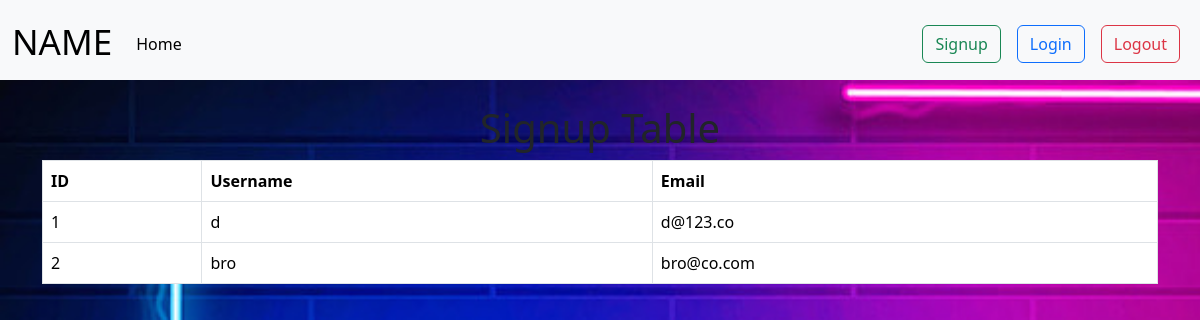
The page / (signed in) on the database as committed earlier.
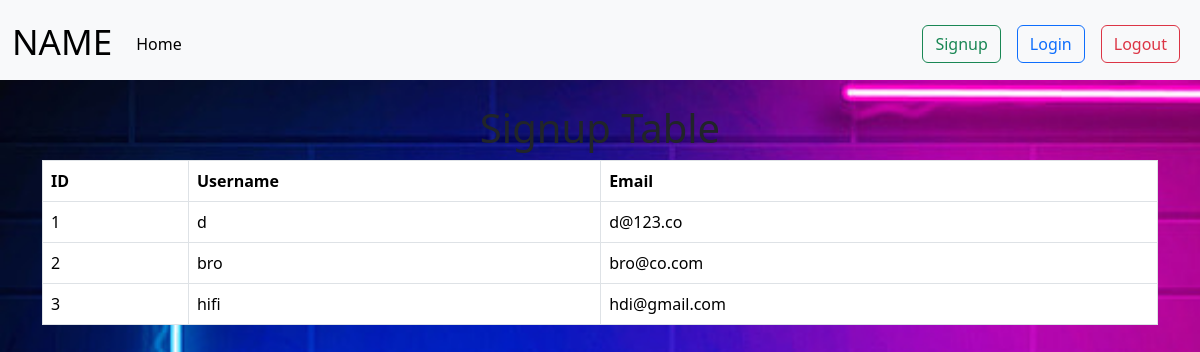
The same page on the database as committed later.
### tables this page shows
CREATE TABLE "signup" (
	"id"	INTEGER,
	"username"	TEXT NOT NULL,
	"email"	TEXT NOT NULL,
	"password"	TEXT NOT NULL,
	PRIMARY KEY("id" AUTOINCREMENT)
);

### index.php (the view, shortened to what this page needs)
<?php
include "connection.php";
$query = "SELECT id, username, email FROM signup";
$result = $conn->query($query);
?>
<!DOCTYPE html>
<html lang="en">
<head>
    <link href="https://cdn.jsdelivr.net/npm/bootstrap@5.3.2/dist/css/bootstrap.min.css" rel="stylesheet">
    <link rel="stylesheet" href="style.css">
</head>
<body style="overflow:hidden;">
    <?php
        include "navbar.php";
    ?>
    <div class="container mt-4">
        <h1>Signup Table</h1>
        <?php
        if ($result) {
            echo '<table class="table table-bordered">
                    <thead>
                        <tr>
                            <th>ID</th>
                            <th>Username</th>
                            <th>Email</th>
                        </tr>
                    </thead>
                    <tbody>';
            while ($row = $result->fetchArray(SQLITE3_ASSOC)) {
                echo '<tr>
                        <td>' . $row['id'] . '</td>
                        <td>' . $row['username'] . '</td>
                        <td>' . $row['email'] . '</td>
                    </tr>';
            }
            echo '</tbody></table>';
        } else {
            echo '<p>No signups found</p>';
        }
        ?>
    </div>
</body>
</html>

### navbar.php
<nav class="navbar navbar-expand-lg bg-body-tertiary pt-3">
  <div class="container-fluid">
    <h1><a class="navbar-brand" href="index.php">NAME</a></h1>
    <ul class="navbar-nav me-auto mb-2 mb-lg-0">
        <li class="nav-item">
          <a class="nav-link active" aria-current="page" href="welcome.php">Home</a>
        </li>
    </ul>
    <form class="d-flex">
        <a class="btn btn-outline-success mx-2" type="submit" href="signup.php">Signup</a>
        <a class="btn btn-outline-primary mx-2" type="submit" href="login.php">Login</a>
        <?php
        $loggedIn = isset($_SESSION['loggedin']) && $_SESSION['loggedin'] === true;
        if ($loggedIn) {
            echo '<a class="btn btn-outline-danger mx-2" type="submit" href="logout.php">Logout</a>';
        }
        ?>
    </form>
  </div>
</nav>

### style.css (style rules this page uses)
body { background: url("images/background.jpg"); background-repeat: no-repeat; background-size: cover; width: 100vw; height: 100vh; }
.navbar-brand { font-size: 35px; }
h1 { text-align: center; }

Rows that differ between the two databases and show on the page:
added signup: id "3", username "hifi", email "hdi@gmail.com"
